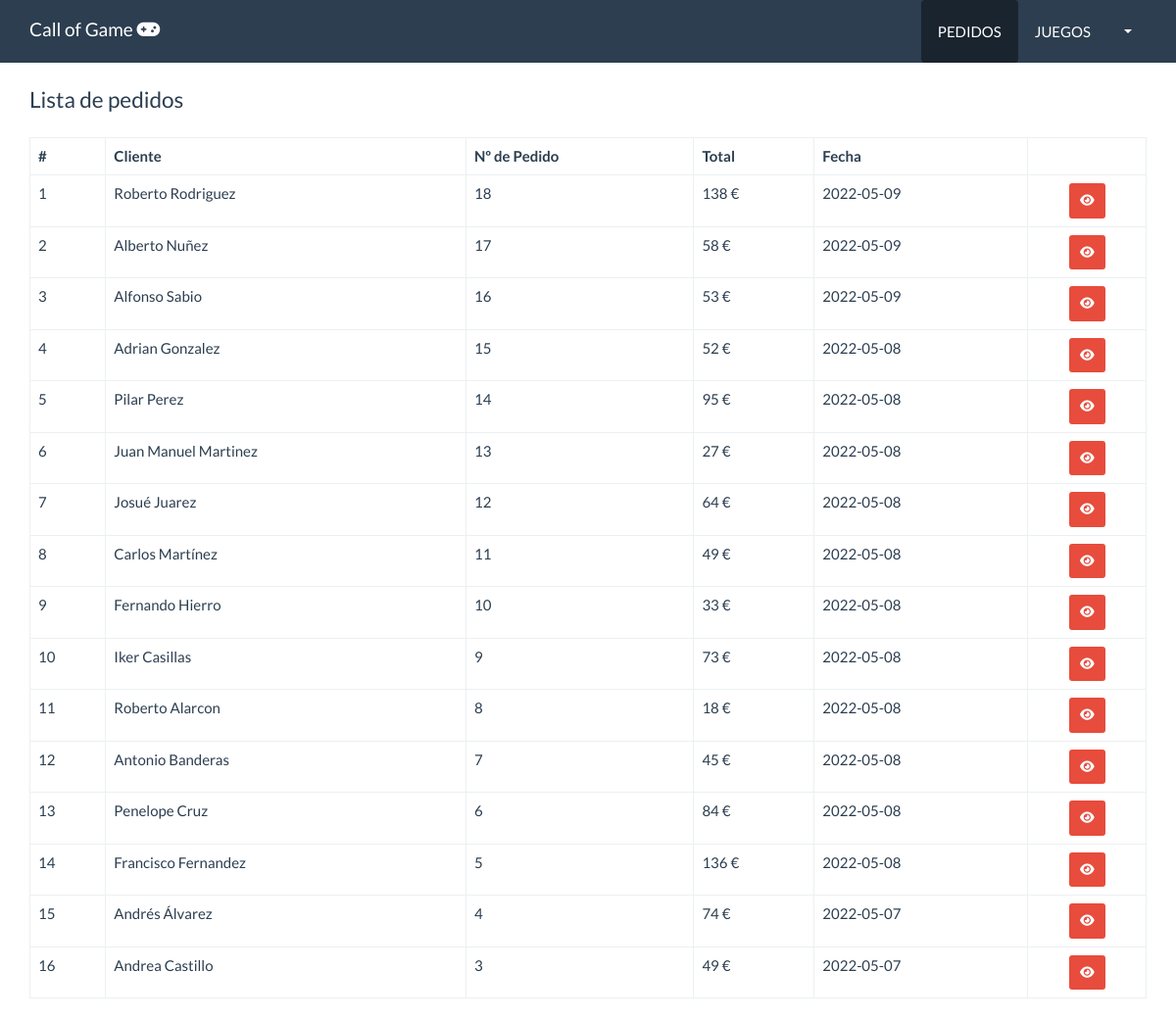
The page /pedidos/control_pedidos.php on the database its author committed.
### tables this page shows
CREATE TABLE `pedidos` (
  `id` int(11) NOT NULL,
  `usuario_id` int(11) NOT NULL,
  `total` decimal(10,0) NOT NULL,
  `fecha` date NOT NULL
);

CREATE TABLE `persona` (
  `id` int(11) NOT NULL,
  `nombre` varchar(80) NOT NULL,
  `apellidos` varchar(100) NOT NULL,
  `email` varchar(50) NOT NULL,
  `telefono` int(11) NOT NULL
);

### src/pedido.php (called while the page is built, shortened)
<?php
class Pedido {
    private $cn = null;
    public function __construct(){
        $this->config = parse_ini_file(__DIR__.'/../config.ini') ;
        $this->cn = new \PDO( $this->config['dns'], $this->config['usuario'],$this->config['clave'],array(
            \PDO::MYSQL_ATTR_INIT_COMMAND => 'SET NAMES utf8'
        ));
    }
    public function mostrar(){
        $sql= "SELECT p.id, nombre, apellidos, email, total, fecha FROM pedidos p INNER JOIN persona per ON p.usuario_id = per.id ORDER BY p.id DESC";
        $resultado = $this -> cn -> prepare($sql);
        if($resultado->execute()){
            return $resultado->fetchAll();
        }else{
            return false;
        }
    }
}
?>

### pedidos/control_pedidos.php (the view, shortened to what this page needs)
<!DOCTYPE html>
<html lang="en">
<head>
    <link rel="stylesheet" href="../css/bootstrap.min.css">
    <link rel="stylesheet" href="../css/all.min.css">
</head>
<body>
    <nav class="navbar navbar-default navbar-fixed-top">
        <div class="container">
            <div class="navbar-header">
                <a class="navbar-brand" href="../usuarios/control.php">Call of Game <i class="fa-solid fa-gamepad"></i></a>
            </div>
            <div id="navbar" class="navbar-collapse collapse">
                <ul class="nav navbar-nav pull-right">
                    <li  class="active">
                    <a href="control_pedidos.php" class="btn">PEDIDOS</a>
                    </li>
                    <li>
                    <a href="../juegos/control_juegos.php" class="btn">JUEGOS</a>
                    </li>
                    <li class="dropdown">
                        <a href="#" class="dropdown-toggle" data-toggle="dropdown" role="button" aria-haspopup="true" aria-expanded="false"><?php print $_SESSION['usuario_info']['nombre_usuario']; ?> <span class="caret"></span></a>
                    </li>
                </ul>
            </div>
        </div>
    </nav>
    <br><br><br><br>
    <div class="container">
        <div class="row">
            <div class="col-md-12">
                <fieldset>
                    <legend>Lista de pedidos</legend>
                    <table class="table table-bordered">
                        <thead>
                            <tr>
                                <th>#</th>
                                <th>Cliente</th>
                                <th>Nº de Pedido</th>
                                <th>Total</th>
                                <th>Fecha</th>
                                <th></th>
                            </tr>
                        </thead>
                        <tbody>
                            <?php
                                $pedido = new Jaro\Pedido;
                                $info_pedido = $pedido->mostrar();
                                $cantidad = count($info_pedido);
                                if($cantidad > 0){
                                    $cont=0;
                                    for ($x=0; $x < $cantidad; $x++) {
                                        $cont++;
                                        $item = $info_pedido[$x];
                            ?>
                                        <tr>
                                            <td><?php print $cont ?></td>
                                            <td><?php print $item['nombre'].' '.$item['apellidos'] ?></td>
                                            <td><?php print $item['id'] ?></td>
                                            <td><?php print $item['total'] ?> €</td>
                                            <td><?php print $item['fecha'] ?></td>
                                            <td class="text-center">
                                                <a href="ver.php?id=<?php print $item['id'] ?>" class="btn btn-danger btn-sm"><i class="fa-solid fa-eye"></i></a>
                                            </td>
                                        </tr>
                            <?php
                                    }
                                }
                            ?>
                        </tbody>
                    </table>
                </fieldset>
            </div>
        </div>
    </div>
</body>
</html>

### rows shown on the page
pedidos: persona.nombre "Roberto", persona.apellidos "Rodriguez", id "18", total "138", fecha "2022-05-09"
pedidos: persona.nombre "Alberto", persona.apellidos "Nuñez", id "17", total "58", fecha "2022-05-09"
pedidos: persona.nombre "Alfonso", persona.apellidos "Sabio", id "16", total "53", fecha "2022-05-09"
pedidos: persona.nombre "Adrian", persona.apellidos "Gonzalez", id "15", total "52", fecha "2022-05-08"
pedidos: persona.nombre "Pilar", persona.apellidos "Perez", id "14", total "95", fecha "2022-05-08"
pedidos: persona.nombre "Juan Manuel", persona.apellidos "Martinez", id "13", total "27", fecha "2022-05-08"
pedidos: persona.nombre "Josué", persona.apellidos "Juarez", id "12", total "64", fecha "2022-05-08"
pedidos: persona.nombre "Carlos", persona.apellidos "Martínez", id "11", total "49", fecha "2022-05-08"
pedidos: persona.nombre "Fernando", persona.apellidos "Hierro", id "10", total "33", fecha "2022-05-08"
pedidos: persona.nombre "Iker", persona.apellidos "Casillas", id "9", total "73", fecha "2022-05-08"
pedidos: persona.nombre "Roberto", persona.apellidos "Alarcon", id "8", total "18", fecha "2022-05-08"
pedidos: persona.nombre "Antonio", persona.apellidos "Banderas", id "7", total "45", fecha "2022-05-08"
pedidos: persona.nombre "Penelope", persona.apellidos "Cruz", id "6", total "84", fecha "2022-05-08"
pedidos: persona.nombre "Francisco", persona.apellidos "Fernandez", id "5", total "136", fecha "2022-05-08"
pedidos: persona.nombre "Andrés", persona.apellidos "Álvarez", id "4", total "74", fecha "2022-05-07"
pedidos: persona.nombre "Andrea", persona.apellidos "Castillo", id "3", total "49", fecha "2022-05-07"
